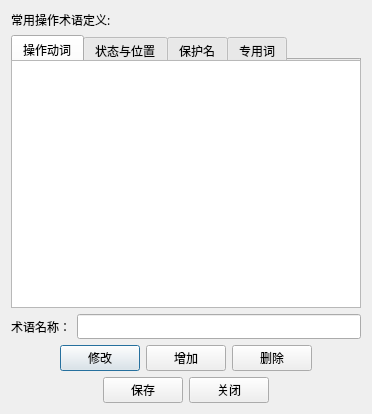
<?xml version="1.0" encoding="UTF-8"?>
<ui version="4.0">
 <class>optermsetdlg</class>
 <widget class="QDialog" name="optermsetdlg">
  <property name="geometry">
   <rect>
    <x>0</x>
    <y>0</y>
    <width>372</width>
    <height>414</height>
   </rect>
  </property>
  <property name="minimumSize">
   <size>
    <width>372</width>
    <height>414</height>
   </size>
  </property>
  <property name="font">
   <font>
    <family>宋体</family>
   </font>
  </property>
  <property name="windowTitle">
   <string>操作术语定义</string>
  </property>
  <property name="windowIcon">
   <iconset resource="../mainwindow.qrc">
    <normaloff>:/image/config.png</normaloff>:/image/config.png</iconset>
  </property>
  <layout class="QVBoxLayout" name="verticalLayout_2">
   <item>
    <widget class="QLabel" name="label">
     <property name="font">
      <font>
       <family>宋体</family>
       <pointsize>9</pointsize>
      </font>
     </property>
     <property name="text">
      <string>常用操作术语定义:</string>
     </property>
    </widget>
   </item>
   <item>
    <layout class="QVBoxLayout" name="verticalLayout">
     <property name="spacing">
      <number>0</number>
     </property>
     <item>
      <widget class="QTabWidget" name="tabWidget">
       <property name="maximumSize">
        <size>
         <width>400</width>
         <height>25</height>
        </size>
       </property>
       <property name="font">
        <font>
         <family>宋体</family>
         <pointsize>9</pointsize>
        </font>
       </property>
       <property name="currentIndex">
        <number>0</number>
       </property>
       <widget class="QWidget" name="czdcTab">
        <attribute name="title">
         <string>操作动词</string>
        </attribute>
       </widget>
       <widget class="QWidget" name="ztwzTab">
        <attribute name="title">
         <string>状态与位置</string>
        </attribute>
       </widget>
       <widget class="QWidget" name="bhmTab">
        <attribute name="title">
         <string>保护名</string>
        </attribute>
       </widget>
       <widget class="QWidget" name="zycTab">
        <attribute name="title">
         <string>专用词</string>
        </attribute>
       </widget>
      </widget>
     </item>
     <item>
      <widget class="QTableWidget" name="tableWidget"/>
     </item>
    </layout>
   </item>
   <item>
    <layout class="QHBoxLayout" name="horizontalLayout">
     <item>
      <widget class="QLabel" name="label_2">
       <property name="font">
        <font>
         <family>宋体</family>
         <pointsize>9</pointsize>
        </font>
       </property>
       <property name="text">
        <string>术语名称：</string>
       </property>
      </widget>
     </item>
     <item>
      <widget class="QLineEdit" name="syLineEdit"/>
     </item>
    </layout>
   </item>
   <item>
    <layout class="QHBoxLayout" name="horizontalLayout_2">
     <item>
      <spacer name="horizontalSpacer_3">
       <property name="orientation">
        <enum>Qt::Horizontal</enum>
       </property>
       <property name="sizeHint" stdset="0">
        <size>
         <width>40</width>
         <height>20</height>
        </size>
       </property>
      </spacer>
     </item>
     <item>
      <widget class="QPushButton" name="modifyBtn">
       <property name="text">
        <string>修改</string>
       </property>
      </widget>
     </item>
     <item>
      <widget class="QPushButton" name="addBtn">
       <property name="text">
        <string>增加</string>
       </property>
      </widget>
     </item>
     <item>
      <widget class="QPushButton" name="delBtn">
       <property name="text">
        <string>删除</string>
       </property>
      </widget>
     </item>
     <item>
      <spacer name="horizontalSpacer_4">
       <property name="orientation">
        <enum>Qt::Horizontal</enum>
       </property>
       <property name="sizeHint" stdset="0">
        <size>
         <width>40</width>
         <height>20</height>
        </size>
       </property>
      </spacer>
     </item>
    </layout>
   </item>
   <item>
    <layout class="QHBoxLayout" name="horizontalLayout_3">
     <item>
      <spacer name="horizontalSpacer">
       <property name="orientation">
        <enum>Qt::Horizontal</enum>
       </property>
       <property name="sizeHint" stdset="0">
        <size>
         <width>40</width>
         <height>20</height>
        </size>
       </property>
      </spacer>
     </item>
     <item>
      <widget class="QPushButton" name="loadDefaultBtn">
       <property name="text">
        <string>保存</string>
       </property>
      </widget>
     </item>
     <item>
      <widget class="QPushButton" name="saveDefaultBtn">
       <property name="text">
        <string>关闭</string>
       </property>
      </widget>
     </item>
     <item>
      <spacer name="horizontalSpacer_2">
       <property name="orientation">
        <enum>Qt::Horizontal</enum>
       </property>
       <property name="sizeHint" stdset="0">
        <size>
         <width>40</width>
         <height>20</height>
        </size>
       </property>
      </spacer>
     </item>
    </layout>
   </item>
  </layout>
 </widget>
 <resources>
  <include location="../mainwindow.qrc"/>
 </resources>
 <connections>
  <connection>
   <sender>modifyBtn</sender>
   <signal>clicked()</signal>
   <receiver>optermsetdlg</receiver>
   <slot>modifyOpTerm()</slot>
   <hints>
    <hint type="sourcelabel">
     <x>34</x>
     <y>362</y>
    </hint>
    <hint type="destinationlabel">
     <x>27</x>
     <y>377</y>
    </hint>
   </hints>
  </connection>
  <connection>
   <sender>delBtn</sender>
   <signal>clicked()</signal>
   <receiver>optermsetdlg</receiver>
   <slot>delOpTerm()</slot>
   <hints>
    <hint type="sourcelabel">
     <x>273</x>
     <y>367</y>
    </hint>
    <hint type="destinationlabel">
     <x>289</x>
     <y>368</y>
    </hint>
   </hints>
  </connection>
  <connection>
   <sender>addBtn</sender>
   <signal>clicked()</signal>
   <receiver>optermsetdlg</receiver>
   <slot>addOpTerm()</slot>
   <hints>
    <hint type="sourcelabel">
     <x>154</x>
     <y>361</y>
    </hint>
    <hint type="destinationlabel">
     <x>155</x>
     <y>385</y>
    </hint>
   </hints>
  </connection>
  <connection>
   <sender>loadDefaultBtn</sender>
   <signal>clicked()</signal>
   <receiver>optermsetdlg</receiver>
   <slot>saveOpTerm()</slot>
   <hints>
    <hint type="sourcelabel">
     <x>113</x>
     <y>386</y>
    </hint>
    <hint type="destinationlabel">
     <x>139</x>
     <y>391</y>
    </hint>
   </hints>
  </connection>
  <connection>
   <sender>saveDefaultBtn</sender>
   <signal>clicked()</signal>
   <receiver>optermsetdlg</receiver>
   <slot>closeOpTerm()</slot>
   <hints>
    <hint type="sourcelabel">
     <x>222</x>
     <y>393</y>
    </hint>
    <hint type="destinationlabel">
     <x>279</x>
     <y>393</y>
    </hint>
   </hints>
  </connection>
 </connections>
 <slots>
  <slot>modifyOpTerm()</slot>
  <slot>addOpTerm()</slot>
  <slot>delOpTerm()</slot>
  <slot>loadOpTerm()</slot>
  <slot>saveOpTerm()</slot>
  <slot>closeOpTerm()</slot>
 </slots>
</ui>
